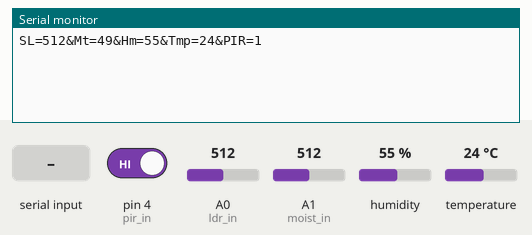
The sketch below on a simulated Arduino Uno, built with avr-gcc and run on an emulated ATmega328P. Shown: the last lines printed to the serial monitor. The test bench sets the inputs (shaded band); at power-on: humidity 55 %, A0 (ldr_in) = 512, A1 (moist_in) = 512, pin 4 (pir_in) HIGH, temperature 24 °C.

Above: at 1.7 s.
1.8 s: "1\n" received over the second serial link
5.0 s: ":\n" received over the second serial link
8.1 s: humidity set to 22 %
At 10.2 s:
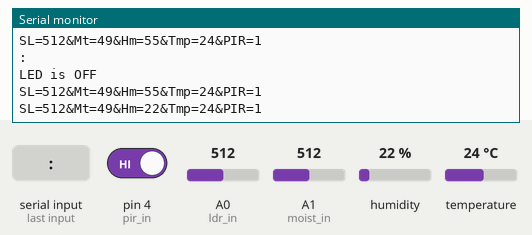
10.9 s: A0 (ldr_in) set to 716
At 11.6 s:
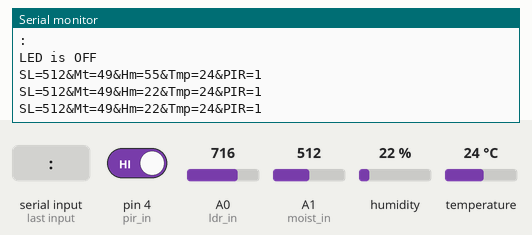
13.7 s: "0\n" received over the second serial link
20.3 s: A1 (moist_in) set to 716
At 20.6 s:
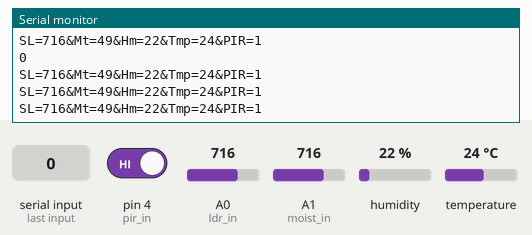

The sketch:

DataSendCodeUnoToWifiModule.ino
```cpp
#include <SoftwareSerial.h>
SoftwareSerial Inter(3,2);
#include "dht.h"
#define ldr_in A0  //analog
#define moist_in A1  //analog
#define dht11_in A2  //analog
#define pir_in 4 //digital
int ldr_out, moist_out, pir_out,humi,temp;
String data_of_all_sensors,str1;


dht DHT;
void setup(){

  pinMode(pir_in,INPUT);
  Serial.begin(9600);
  Inter.begin(4800);
  pinMode(3,INPUT);
  pinMode(2,OUTPUT);
  delay(500);//Delay to let system boot
}//end "setup()"

void loop(){
  //Start of Program
    //LDR Reading
   ldr_out =  analogRead(ldr_in);

    //Moisture Reading
   moist_out = analogRead(moist_in);
   moist_out = map(moist_out,1023,0,0,100); //convert to percentage

    //PIR Reading
   pir_out = digitalRead(pir_in);

    //DHT11 reading
   DHT.read11(dht11_in);
   humi = DHT.humidity;
   temp = DHT.temperature;

   data_of_all_sensors = String("SL=") + String(ldr_out) + String("&Mt=") + String(moist_out) + String("&Hm=") + String(humi) + String("&Tmp=") + String(temp) + String("&PIR=") + String(pir_out) + "\n";
   Serial.println(data_of_all_sensors);
   Inter.println(data_of_all_sensors);
   delay(2000);

  while(Inter.available()>0)
  {
      str1 = Inter.readString();
      Serial.println(str1);
      if(str1.charAt(0) == '1')
      {
          digitalWrite(8,HIGH);
          Serial.println("LED is ON");
      }
      else if(str1.charAt(0) == ':' )
      {
          digitalWrite(8,LOW);
          Serial.println("LED is OFF");

      }
      if(str1.charAt(1) == '0')
      {
          digitalWrite(13,HIGH);//13 will be HIGH
          digitalWrite(12,LOW);
          delay(500);
          /*digitalWrite(12,LOW);
          digitalWrite(13,LOW);*/
          Serial.println("Motor opens shade");

      }
       else if(str1.charAt(1) == '1')
      {
         digitalWrite(12,HIGH); //12 will be high white will be 12
         digitalWrite(13,LOW);
         delay(500);
         /*digitalWrite(12,LOW);
         digitalWrite(13,LOW);*/
         Serial.println("Motor closes shade");
      }


  }

}// end loop()
```

Measured:
- after the input at 8.1 s, the serial monitor: prints a new line after 0.71 s (image 1)
